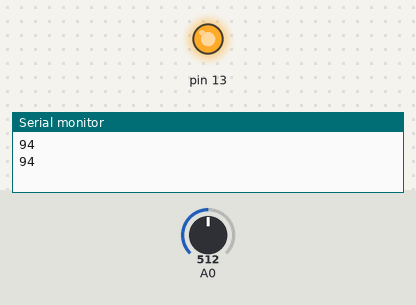
The sketch below on a simulated Arduino Uno, built with avr-gcc and run on an emulated ATmega328P. Parts: output pins drawn as LEDs (lit = HIGH), the last lines printed to the serial monitor. Inputs (shaded band) come from the test bench; at power-on: A0 = 512.

Above: at 1.8 s.
1.9 s: A0 set to 283
3.4 s: A0 set to 263
At 5.0 s:
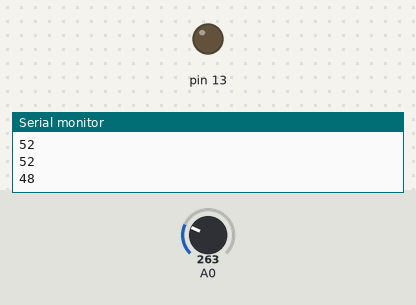
5.5 s: A0 set to 306
At 6.5 s:
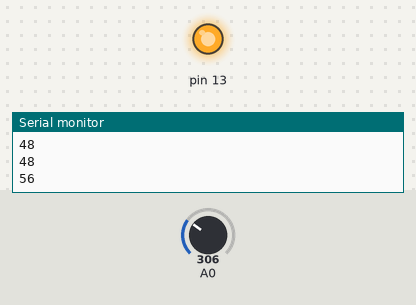
7.5 s: A0 set to 122
At 9.2 s:
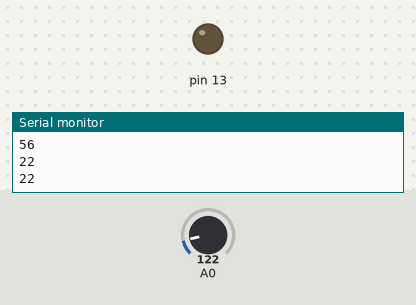
Timing chart, 0 to 10.5 s (numbered marks = the images above; inputs shaded):
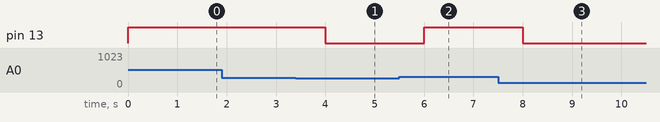

The sketch:

SoilMoisture.ino
```cpp
void setup()
{
  pinMode(13, OUTPUT);
  Serial.begin(9600);
}
int value=0;
void loop()
{
  value=analogRead(A0);
  int values=(value/539.00)*100;
  Serial.println(values);//percentage of moisture
  if(values>50)
  digitalWrite(13, HIGH);
  else
  digitalWrite(13, LOW);
  delay(1000);
}
```

Measured:
- the behaviour switches between 275 and 274 on A0 (found by bisection; images 0 and 1)
- after the input at 3.4 s, pin 13: HIGH → LOW after 0.60 s
- after the input at 5.5 s, pin 13: LOW → HIGH after 0.50 s
- after the input at 7.5 s, pin 13: HIGH → LOW after 0.50 s
